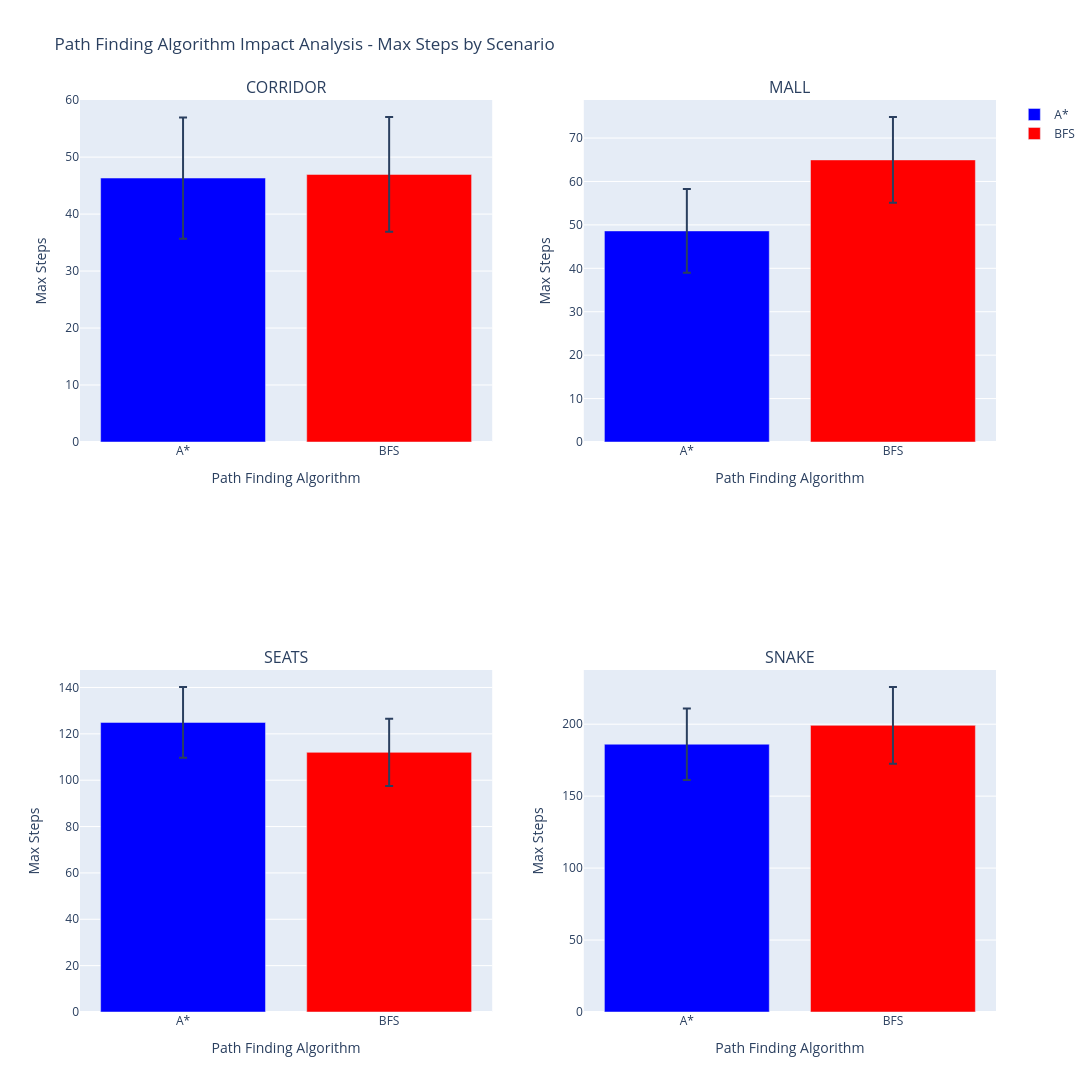

Write notebook code for a chart like this one.
### Code cell
# Create subplots: one per scenario type with path finding algorithm comparison
num_scenarios_pathfinding = len(scenario_types_pathfinding)

# Calculate dimensions for subplots (2 columns, rows as needed)
num_cols = 2
num_rows = (num_scenarios_pathfinding + num_cols - 1) // num_cols

fig = make_subplots(
    rows=num_rows, cols=num_cols,
    subplot_titles=[s.upper() for s in scenario_types_pathfinding],
    specs=[[{} for _ in range(num_cols)] for _ in range(num_rows)]
)

# Get unique algorithms
algorithms = sorted(max_steps_pathfinding['path_finding_algorithm'].unique())
colors_algo = ["blue", "red", "green", "orange"]

# Create a bar plot for each scenario
for idx, scenario in enumerate(scenario_types_pathfinding):
    row = (idx // num_cols) + 1
    col = (idx % num_cols) + 1
    
    scenario_data = max_steps_pathfinding[max_steps_pathfinding['scenario_type'] == scenario]
    
    # Add bars for each algorithm
    for algo_idx, algo in enumerate(algorithms):
        algo_data = scenario_data[scenario_data['path_finding_algorithm'] == algo]
        algo_stats = algo_data.groupby("path_finding_algorithm")["max_steps"].agg(["mean", "std"]).reset_index()
        
        if len(algo_stats) > 0:
            fig.add_trace(
                go.Bar(
                    x=[algo],
                    y=algo_stats["mean"],
                    error_y=dict(type="data", array=algo_stats["std"], visible=True),
                    name=algo,
                    marker=dict(color=colors_algo[algo_idx % len(colors_algo)]),
                    showlegend=(idx == 0),  # Show legend only for first subplot
                ),
                row=row, col=col
            )
    
    fig.update_xaxes(title_text="Path Finding Algorithm", row=row, col=col)
    fig.update_yaxes(title_text="Max Steps", row=row, col=col)

fig.update_layout(height=300*num_rows*3, width=1400, showlegend=True,
                  title_text="Path Finding Algorithm Impact Analysis - Max Steps by Scenario")
fig.show()

### Figure 1 — Plotly figure (JSON) as saved in the notebook; plotly's stock layout.template omitted (floating-point values rounded to 4 significant figures)
{"data": [{"error_y": {"array": [10.64], "type": "data", "visible": true}, "marker": {"color": "blue"}, "name": "A*", "showlegend": true, "type": "bar", "x": ["A*"], "xaxis": "x", "y": [46.33], "yaxis": "y"}, {"error_y": {"array": [10.06], "type": "data", "visible": true}, "marker": {"color": "red"}, "name": "BFS", "showlegend": true, "type": "bar", "x": ["BFS"], "xaxis": "x", "y": [46.96], "yaxis": "y"}, {"error_y": {"array": [9.648], "type": "data", "visible": true}, "marker": {"color": "blue"}, "name": "A*", "showlegend": false, "type": "bar", "x": ["A*"], "xaxis": "x2", "y": [48.61], "yaxis": "y2"}, {"error_y": {"array": [9.86], "type": "data", "visible": true}, "marker": {"color": "red"}, "name": "BFS", "showlegend": false, "type": "bar", "x": ["BFS"], "xaxis": "x2", "y": [64.96], "yaxis": "y2"}, {"error_y": {"array": [15.23], "type": "data", "visible": true}, "marker": {"color": "blue"}, "name": "A*", "showlegend": false, "type": "bar", "x": ["A*"], "xaxis": "x3", "y": [124.9], "yaxis": "y3"}, {"error_y": {"array": [14.51], "type": "data", "visible": true}, "marker": {"color": "red"}, "name": "BFS", "showlegend": false, "type": "bar", "x": ["BFS"], "xaxis": "x3", "y": [112.0], "yaxis": "y3"}, {"error_y": {"array": [24.81], "type": "data", "visible": true}, "marker": {"color": "blue"}, "name": "A*", "showlegend": false, "type": "bar", "x": ["A*"], "xaxis": "x4", "y": [186.1], "yaxis": "y4"}, {"error_y": {"array": [26.59], "type": "data", "visible": true}, "marker": {"color": "red"}, "name": "BFS", "showlegend": false, "type": "bar", "x": ["BFS"], "xaxis": "x4", "y": [199.2], "yaxis": "y4"}], "layout": {"annotations": [{"font": {"size": 16}, "showarrow": false, "text": "CORRIDOR", "x": 0.225, "xanchor": "center", "xref": "paper", "y": 1, "yanchor": "bottom", "yref": "paper"}, {"font": {"size": 16}, "showarrow": false, "text": "MALL", "x": 0.775, "xanchor": "center", "xref": "paper", "y": 1, "yanchor": "bottom", "yref": "paper"}, {"font": {"size": 16}, "showarrow": false, "text": "SEATS", "x": 0.225, "xanchor": "center", "xref": "paper", "y": 0.375, "yanchor": "bottom", "yref": "paper"}, {"font": {"size": 16}, "showarrow": false, "text": "SNAKE", "x": 0.775, "xanchor": "center", "xref": "paper", "y": 0.375, "yanchor": "bottom", "yref": "paper"}], "height": 1800, "showlegend": true, "title": {"text": "Path Finding Algorithm Impact Analysis - Max Steps by Scenario"}, "width": 1400, "xaxis": {"anchor": "y", "domain": [0, 0.45], "title": {"text": "Path Finding Algorithm"}}, "xaxis2": {"anchor": "y2", "domain": [0.55, 1], "title": {"text": "Path Finding Algorithm"}}, "xaxis3": {"anchor": "y3", "domain": [0, 0.45], "title": {"text": "Path Finding Algorithm"}}, "xaxis4": {"anchor": "y4", "domain": [0.55, 1], "title": {"text": "Path Finding Algorithm"}}, "yaxis": {"anchor": "x", "domain": [0.625, 1], "title": {"text": "Max Steps"}}, "yaxis2": {"anchor": "x2", "domain": [0.625, 1], "title": {"text": "Max Steps"}}, "yaxis3": {"anchor": "x3", "domain": [0, 0.375], "title": {"text": "Max Steps"}}, "yaxis4": {"anchor": "x4", "domain": [0, 0.375], "title": {"text": "Max Steps"}}}}
